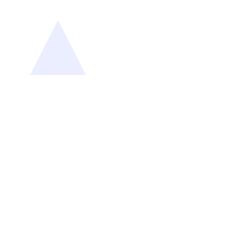
Frame 1 (no input)
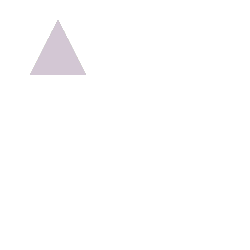
Frame 60 (the mouse pressed at the canvas centre just before this capture)
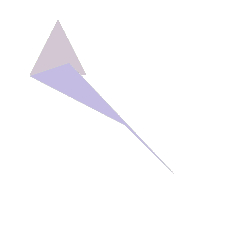
Frame 120 (the mouse held since frame 60 and released just before this capture)

The Processing sketch that drew these frames (run headless with seeded random() and noise(); from frame 60 on, the mouse is pressed at the canvas centre):

// Processing sketch: processing_103829
// ── processing_103829.pde

int counter;

void setup() {  //setup function called initially, only once
  size(250, 250);
  background(255);  //set background white
  colorMode(HSB);   //set colors to Hue, Saturation, Brightness mode
  counter = 0;
}

void draw() {  //draw function loops 
  counter++;
  noStroke();
  fill(random(255),100,255,50);
  
  if(mousePressed == true) { //add some interaction
    quad(mouseX, mouseY, mouseX + 50, mouseY + 50, 69, 63, 30, 76);
  }
  else {
    triangle(30, 75, 58, 20, 86, 75);
  }
}
